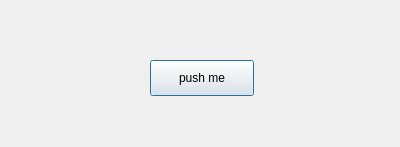
<?xml version="1.0" encoding="UTF-8"?>
<ui version="4.0">
 <class>TestDialog</class>
 <widget class="QDialog" name="TestDialog">
  <property name="geometry">
   <rect>
    <x>0</x>
    <y>0</y>
    <width>400</width>
    <height>147</height>
   </rect>
  </property>
  <property name="windowTitle">
   <string>Test Dialog</string>
  </property>
  <widget class="QPushButton" name="pushButton">
   <property name="geometry">
    <rect>
     <x>150</x>
     <y>60</y>
     <width>104</width>
     <height>36</height>
    </rect>
   </property>
   <property name="text">
    <string>push me</string>
   </property>
  </widget>
 </widget>
 <resources/>
 <connections/>
</ui>
